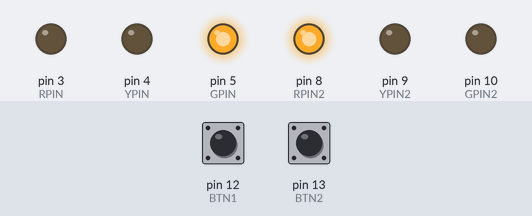
Recording of a sketch running on a simulated Arduino Uno, built with avr-gcc and run on an emulated ATmega328P. Shown: output pins drawn as LEDs (lit = HIGH). Inputs (shaded band) come from the test bench; at power-on: pin 13 (BTN2) LOW, pin 12 (BTN1) LOW.

Above: at 1.2 s.
1.3 s: pin 13 (BTN2) pulled HIGH for 0.15 s
At 4.1 s:
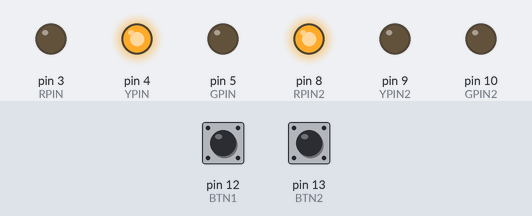
4.4 s: pin 12 (BTN1) pulled HIGH for 1 s
At 8.1 s:
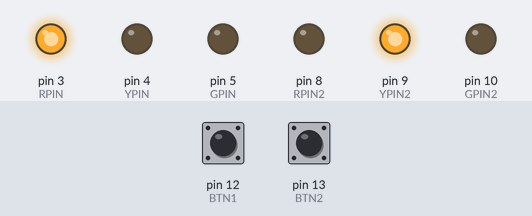
8.4 s: pin 13 (BTN2) pulled HIGH for 1 s
10.9 s: pin 12 (BTN1) pulled HIGH for 3.2 s
At 17.55 s:
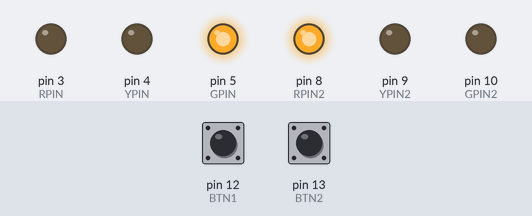
Timing chart, 0 to 17.8 s (numbered marks = the images above; inputs shaded):
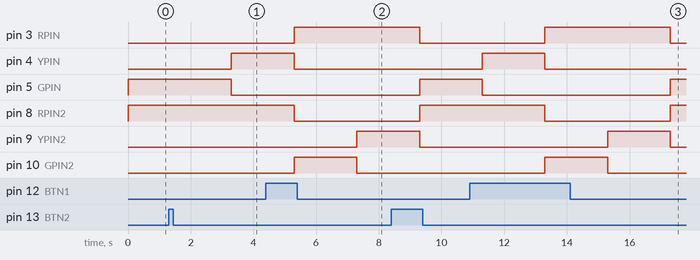

The sketch:

trafficLight.ino
```cpp
#define RPIN 3
#define YPIN 4
#define GPIN 5
#define RPIN2 8
#define YPIN2 9
#define GPIN2 10
#define BTN1 12
#define BTN2 13

void setup() {

  //Set all LED and push button Modes
  pinMode(RPIN, OUTPUT);
  pinMode(YPIN, OUTPUT);
  pinMode(GPIN, OUTPUT);
  pinMode(RPIN2, OUTPUT);
  pinMode(YPIN2, OUTPUT);
  pinMode(GPIN2, OUTPUT);

  // push buttons
  pinMode(BTN1, INPUT);
  pinMode(BTN2, INPUT);


  // set all LEDs to LOW ie off
  digitalWrite(RPIN, LOW);
  digitalWrite(YPIN, LOW);
  digitalWrite(GPIN, LOW);
  digitalWrite(RPIN2, LOW);
  digitalWrite(YPIN2, LOW);
  digitalWrite(GPIN2, LOW);


}


void loop() {

  digitalWrite(GPIN, HIGH);   // green1 ON
  digitalWrite(RPIN2, HIGH);  // red2 ON
  unsigned long redTime2 = millis(); // start time for the red light

  checkForButtonOnRedLight(BTN2, GPIN, YPIN, redTime2);


  digitalWrite(YPIN, LOW);  // yellow1 OFF


  digitalWrite(RPIN2, LOW);   //red2 OFF
  digitalWrite(GPIN2, HIGH);  //green2 ON


  digitalWrite(RPIN, HIGH);   //red1 ON
  unsigned long redTime1 = millis();

  checkForButtonOnRedLight(BTN1, GPIN2, YPIN2, redTime1);


  digitalWrite(YPIN2, LOW);  //yellow2 OFF
  digitalWrite(RPIN, LOW);  // red1 OFF
}

void checkForButtonOnRedLight(int btnPin, int oppositeGreenPin, int oppositeYellowPin, unsigned long redStartTime) {
  // for loop to both delay and check periodically for a button press
  //if no button is pressed 15 second delay
  for (int i = 0; i < 150; i++) {
    // after 13 seconds change the lights of the other junction to sync up with the red change at 15 seconds
    if (i == 130) {
      digitalWrite(oppositeGreenPin, LOW);   //green OFF
      digitalWrite(oppositeYellowPin, HIGH);  //yellow ON
    }

    unsigned long currentTime = millis();
    // button pressed and red has not been on for more than 10 seconds
    if (digitalRead(btnPin) && currentTime - redStartTime <= 10000) {
      delay(2000);
      digitalWrite(oppositeGreenPin, LOW);   //green OFF
      digitalWrite(oppositeYellowPin, HIGH);  //yellow ON
      break;
    } else {
      delay(100);
    }
  }

  delay(2000); // delay 2 seconds before turning red off and opposite Yellow off
}
```

Measured:
- after the input at 1.3 s, pin 4 (YPIN): LOW → HIGH after 2.0 s; pin 5 (GPIN): HIGH → LOW after 2.0 s
- after the input at 4.4 s, pin 9 (YPIN2): LOW → HIGH after 2.9 s
- after the input at 10.9 s, pin 9 (YPIN2): LOW → HIGH after 4.4 s, → LOW 2.0 s later
